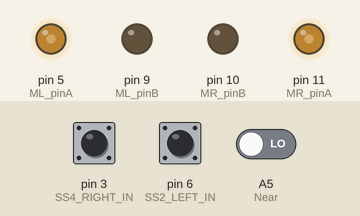
A sketch run on a simulated Arduino Uno, built with avr-gcc and run on an emulated ATmega328P. On the bench: output pins drawn as LEDs (lit = HIGH). The test bench sets the inputs (shaded band); at power-on: A5 (Near) LOW, pin 3 (SS4_RIGHT_IN) LOW, pin 6 (SS2_LEFT_IN) LOW.

Above: at 1.2 s.
1.3 s: A5 (Near) driven HIGH
At 1.8 s:
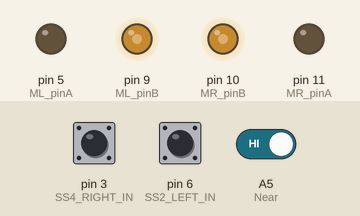
Timing chart, 0 to 4.3 s (numbered marks = the images above; inputs shaded):
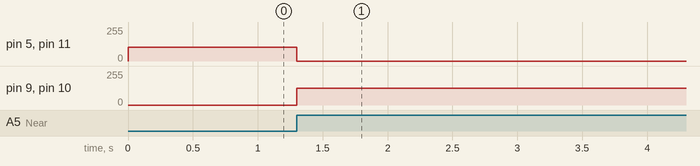

Measured:
- after the input at 1.3 s, pin 5 (ML_pinA), pin 11 (MR_pinA): 105/255 → 0/255 at once; pin 9 (ML_pinB), pin 10 (MR_pinB): 0/255 → 127/255 at once

The sketch:

Car_Code_V2.ino
```cpp
#include <PID_v1.h>
#include <SoftwareSerial.h>

SoftwareSerial Bluetooth(A3, A4); // RX, TX

#define MaxSpeed 255
#define ML_pinA 5
#define ML_pinB 9
#define MR_pinA 11
#define MR_pinB 10
#define SS1_LEFT_OUT  7
#define SS2_LEFT_IN   6
#define SS3_CENTER    4
#define SS4_RIGHT_IN  3
#define SS5_RIGHT_OUT 2
#define Near A5
#define CLP 7


void allpinslow();
void Forward(int Speed);
void Backward(int Speed);
void Right(int Speed);
void Left(int Speed);

//double SetPoint = 0, Input = 0, Output = 0;
char Data = 'S'; // the data received
char state = 'C';
//char weights[5] = {0,-50,0,50,0};
//PID CarPID(&Input, &Output, &SetPoint,3,0,0,DIRECT);

void setup()
{
  pinMode(ML_pinA, OUTPUT);
  pinMode(ML_pinB, OUTPUT);
  pinMode(MR_pinA, OUTPUT);
  pinMode(MR_pinB, OUTPUT);
  pinMode(SS1_LEFT_OUT, INPUT);
  pinMode(SS2_LEFT_IN, INPUT);
  pinMode(SS3_CENTER, INPUT);
  pinMode(SS4_RIGHT_IN, INPUT);
  pinMode(SS5_RIGHT_OUT, INPUT);
  pinMode(Near, INPUT);
  pinMode(CLP, INPUT);

  //Initialization of all pin to be LOW
  allpinslow();

  //Initialization of the PID
  //  CarPID.SetMode(AUTOMATIC);

  //Setting Limits For the PID
  //CarPID.SetOutputLimits(-20, 20);

  //Install Bluetooth
  //pinMode(A2, OUTPUT);
  //digitalWrite(A2, HIGH);
  //Bluetooth.begin(9600);
}

void loop() {


  if (digitalRead(Near)) {
    Backward(127);
    return;
  }

  //Command('S');

  //if (Bluetooth.available()) //wait for data received
  //{
  //Data=Bluetooth.read();
  //if(Data == 'M'){

  //while(1){

  //if(Bluetooth.read() == 'm'){
  //Data = 'S';
  //break;
  //}

  //C = pulseIn(SS3_CENTER, High, 2e6);      // For Turning off the car if it is all white for some time.

  if (digitalRead(SS2_LEFT_IN) == 1 && digitalRead(SS3_CENTER) == 0 && digitalRead(SS4_RIGHT_IN) == 1) {
    Forward(105);
    //state = 'C';
    //delay(40);
    //allpinslow();
    //delay(5);
  }
  else if (digitalRead(SS2_LEFT_IN) == 0  && digitalRead(SS4_RIGHT_IN) == 1) {
    //Backward();
    //delay(5);
    while (!(digitalRead(SS3_CENTER) == 0)) {
      Left(95);
      //state = 'L';
    }
    //delay(40);
    //allpinslow();
    //delay(5);
  }
  /* else if(digitalRead(SS1_LEFT_OUT) == 0 && digitalRead(SS2_LEFT_IN) == 0  && digitalRead(SS5_RIGHT_OUT) == 1){
    //Backward();
    //delay(5);
    PowerLeft(127);
    //delay(5);
    //allpinslow();
    //delay(5);
    }*/
  else if (digitalRead(SS2_LEFT_IN) == 1 && digitalRead(SS4_RIGHT_IN) == 0) {

    while (!(digitalRead(SS3_CENTER) == 0)) {
      Right(95);
      //state = 'R';
    }
    //delay(40);
    //allpinslow();
    //delay(5);

  }
  /*
    else if(digitalRead(SS1_LEFT_OUT) == 1 && digitalRead(SS4_RIGHT_IN) == 0 && digitalRead(SS5_RIGHT_OUT) == 0){
    PowerRight(127);
    //delay(5);
    //allpinslow();
    //delay(5);
    }
  */
  /*else if (digitalRead(SS1_LEFT_OUT) == 1 && digitalRead(SS2_LEFT_IN) == 1 && digitalRead(SS3_CENTER) == 1 && digitalRead(SS4_RIGHT_IN) == 1 && digitalRead(SS5_RIGHT_OUT) == 1 ) {

    allpinslow();
    //delay(5);
    //allpinslow();
    //delay(5);

  }
  */
  else {

    //switch(state){
    //case 'C':
    Forward(105);
    //break;
    //case 'R':
    //Right(127);
    //break;
    //case 'L':
    //Left(127);
    //break;
    //}

    //allpinslow();
  }

  //}

  //}
  //Command(Data);
  //}


}
/*
  void Command(char Comm)
  {
  switch(Comm)
  {
     case 'M':
    while(1){

      if(Bluetooth.read() == 'm'){
        break;
      }

      Input = (weights[1] * digitalRead(SS2_LEFT_IN) + weights[2] * digitalRead(SS3_CENTER) + weights[3] * digitalRead(SS4_RIGHT_IN)) / 3.0;
      CarPID.Compute();

      analogWrite(ML_pinA,MaxSpeed + Output);
      digitalWrite(ML_pinB,LOW);

      analogWrite(MR_pinA,MaxSpeed - Output);
      digitalWrite(MR_pinB,LOW);

     if (digitalRead(SS2_LEFT_IN) == 0 & digitalRead(SS3_CENTER) == 1 & digitalRead(SS4_RIGHT_IN) == 0){

     }
    }
    break;

    case 'F':    //Upper

    Forward();
    break;

    case 'G':    //Down

    Backward();
    break;

    case 'R':    //Right

    Right();
    break;

    case 'L':    //Left

    Left();
    break;

    case 'S':
    allpinslow();
    break;
   }

  }
*/
void allpinslow()
{
  digitalWrite(ML_pinA, LOW);
  digitalWrite(ML_pinB, LOW);
  digitalWrite(MR_pinA, LOW);
  digitalWrite(MR_pinB, LOW);
}

void Forward(int Speed) {

  analogWrite(ML_pinA, Speed);
  digitalWrite(ML_pinB, LOW);

  analogWrite(MR_pinA, Speed);
  digitalWrite(MR_pinB, LOW);

}
void Backward(int Speed) {

  digitalWrite(ML_pinA, LOW);
  analogWrite(ML_pinB, Speed);

  digitalWrite(MR_pinA, LOW);
  analogWrite(MR_pinB, Speed);


}
void Left(int Speed) {

  digitalWrite(ML_pinA, LOW);
  digitalWrite(ML_pinB, LOW);

  analogWrite(MR_pinA, Speed);
  digitalWrite(MR_pinB, LOW);

}
void Right(int Speed) {

  analogWrite(ML_pinA, Speed);
  digitalWrite(ML_pinB, LOW);

  digitalWrite(MR_pinA, LOW);
  digitalWrite(MR_pinB, LOW);

}
```
